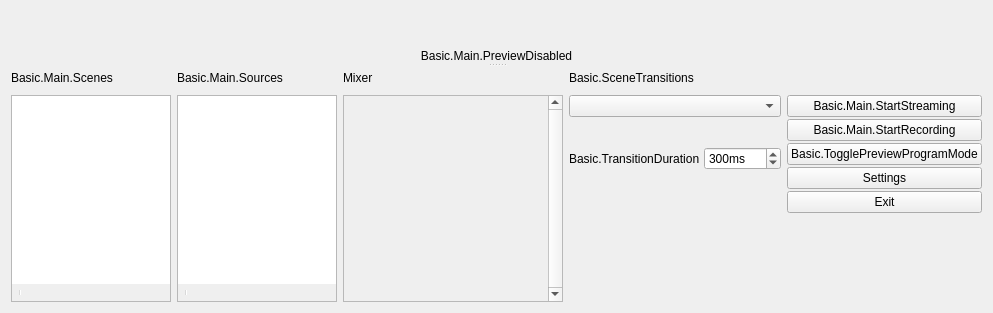
  <widget class="QWidget" name="centralwidget">
   <layout class="QHBoxLayout" name="horizontalLayout">
    <item>
     <widget class="QSplitter" name="mainSplitter">
      <property name="orientation">
       <enum>Qt::Vertical</enum>
      </property>
      <property name="childrenCollapsible">
       <bool>false</bool>
      </property>
      <widget class="QWidget" name="verticalLayoutWidget_7">
       <layout class="QVBoxLayout" name="verticalLayout_14">
        <item>
         <layout class="QHBoxLayout" name="previewLayout">
          <property name="spacing">
           <number>2</number>
          </property>
          <item>
           <layout class="QVBoxLayout" name="previewTextLayout">
            <property name="spacing">
             <number>4</number>
            </property>
            <item>
             <widget class="OBSBasicPreview" name="preview" native="true">
              <property name="sizePolicy">
               <sizepolicy hsizetype="Expanding" vsizetype="Expanding">
                <horstretch>0</horstretch>
                <verstretch>0</verstretch>
               </sizepolicy>
              </property>
              <property name="minimumSize">
               <size>
                <width>32</width>
                <height>32</height>
               </size>
              </property>
              <property name="focusPolicy">
               <enum>Qt::ClickFocus</enum>
              </property>
              <property name="contextMenuPolicy">
               <enum>Qt::CustomContextMenu</enum>
              </property>
             </widget>
            </item>
           </layout>
          </item>
         </layout>
        </item>
        <item>
         <widget class="QLabel" name="previewDisabledLabel">
          <property name="sizePolicy">
           <sizepolicy hsizetype="Expanding" vsizetype="Expanding">
            <horstretch>0</horstretch>
            <verstretch>0</verstretch>
           </sizepolicy>
          </property>
          <property name="contextMenuPolicy">
           <enum>Qt::CustomContextMenu</enum>
          </property>
          <property name="text">
           <string>Basic.Main.PreviewDisabled</string>
          </property>
          <property name="alignment">
           <set>Qt::AlignCenter</set>
          </property>
         </widget>
        </item>
       </layout>
      </widget>
      <widget class="QWidget" name="gridLayoutWidget_2">
       <layout class="QGridLayout" name="gridLayout_2">
        <item row="1" column="4">
         <layout class="QVBoxLayout" name="buttonsVLayout">
          <property name="spacing">
           <number>2</number>
          </property>
          <item>
           <widget class="QPushButton" name="streamButton">
            <property name="enabled">
             <bool>true</bool>
            </property>
            <property name="sizePolicy">
             <sizepolicy hsizetype="Preferred" vsizetype="Fixed">
              <horstretch>0</horstretch>
              <verstretch>0</verstretch>
             </sizepolicy>
            </property>
            <property name="text">
             <string>Basic.Main.StartStreaming</string>
            </property>
            <property name="checkable">
             <bool>false</bool>
            </property>
           </widget>
          </item>
          <item>
           <widget class="QPushButton" name="recordButton">
            <property name="enabled">
             <bool>true</bool>
            </property>
            <property name="sizePolicy">
             <sizepolicy hsizetype="Preferred" vsizetype="Fixed">
              <horstretch>0</horstretch>
              <verstretch>0</verstretch>
             </sizepolicy>
            </property>
            <property name="minimumSize">
             <size>
              <width>130</width>
              <height>0</height>
             </size>
            </property>
            <property name="text">
             <string>Basic.Main.StartRecording</string>
            </property>
           </widget>
          </item>
          <item>
           <widget class="QPushButton" name="modeSwitch">
            <property name="text">
             <string>Basic.TogglePreviewProgramMode</string>
            </property>
            <property name="checkable">
             <bool>true</bool>
            </property>
           </widget>
          </item>
          <item>
           <widget class="QPushButton" name="settingsButton">
            <property name="sizePolicy">
             <sizepolicy hsizetype="Preferred" vsizetype="Fixed">
              <horstretch>0</horstretch>
              <verstretch>0</verstretch>
             </sizepolicy>
            </property>
            <property name="text">
             <string>Settings</string>
            </property>
           </widget>
          </item>
          <item>
           <widget class="QPushButton" name="exitButton">
            <property name="sizePolicy">
             <sizepolicy hsizetype="Preferred" vsizetype="Fixed">
              <horstretch>0</horstretch>
              <verstretch>0</verstretch>
             </sizepolicy>
            </property>
            <property name="text">
             <string>Exit</string>
            </property>
           </widget>
          </item>
          <item>
           <spacer name="expVSpacer_2">
            <property name="orientation">
             <enum>Qt::Vertical</enum>
            </property>
            <property name="sizeHint" stdset="0">
             <size>
              <width>0</width>
              <height>0</height>
             </size>
            </property>
           </spacer>
          </item>
         </layout>
        </item>
        <item row="1" column="2">
         <widget class="VScrollArea" name="scrollArea">
          <property name="minimumSize">
           <size>
            <width>220</width>
            <height>0</height>
           </size>
          </property>
          <property name="frameShape">
           <enum>QFrame::StyledPanel</enum>
          </property>
          <property name="frameShadow">
           <enum>QFrame::Sunken</enum>
          </property>
          <property name="verticalScrollBarPolicy">
           <enum>Qt::ScrollBarAlwaysOn</enum>
          </property>
          <property name="horizontalScrollBarPolicy">
           <enum>Qt::ScrollBarAlwaysOff</enum>
          </property>
          <property name="widgetResizable">
           <bool>true</bool>
          </property>
          <widget class="QWidget" name="volumeWidgets">
           <property name="geometry">
            <rect>
             <x>0</x>
             <y>0</y>
             <width>201</width>
             <height>16</height>
            </rect>
           </property>
           <property name="sizePolicy">
            <sizepolicy hsizetype="Preferred" vsizetype="Maximum">
             <horstretch>0</horstretch>
             <verstretch>0</verstretch>
            </sizepolicy>
           </property>
           <layout class="QVBoxLayout" name="verticalLayout_18">
            <property name="spacing">
             <number>0</number>
            </property>
            <property name="leftMargin">
             <number>0</number>
            </property>
            <property name="topMargin">
             <number>0</number>
            </property>
            <property name="rightMargin">
             <number>0</number>
            </property>
            <property name="bottomMargin">
             <number>0</number>
            </property>
           </layout>
          </widget>
         </widget>
        </item>
        <item row="1" column="0">
         <layout class="QVBoxLayout" name="scenesVLayout">
          <property name="spacing">
           <number>0</number>
          </property>
          <item>
           <widget class="QFrame" name="scenesFrame">
            <property name="sizePolicy">
             <sizepolicy hsizetype="Expanding" vsizetype="Expanding">
              <horstretch>0</horstretch>
              <verstretch>0</verstretch>
             </sizepolicy>
            </property>
            <property name="minimumSize">
             <size>
              <width>160</width>
              <height>0</height>
             </size>
            </property>
            <property name="maximumSize">
             <size>
              <width>260</width>
              <height>16777215</height>
             </size>
            </property>
            <property name="frameShape">
             <enum>QFrame::StyledPanel</enum>
            </property>
            <property name="frameShadow">
             <enum>QFrame::Sunken</enum>
            </property>
            <layout class="QVBoxLayout" name="verticalLayout_11">
             <property name="spacing">
              <number>0</number>
             </property>
             <property name="leftMargin">
              <number>0</number>
             </property>
             <property name="topMargin">
              <number>0</number>
             </property>
             <property name="rightMargin">
              <number>0</number>
             </property>
             <property name="bottomMargin">
              <number>0</number>
             </property>
             <item>
              <widget class="QListWidget" name="scenes">
               <property name="sizePolicy">
                <sizepolicy hsizetype="Preferred" vsizetype="Expanding">
                 <horstretch>0</horstretch>
                 <verstretch>0</verstretch>
                </sizepolicy>
               </property>
               <property name="contextMenuPolicy">
                <enum>Qt::CustomContextMenu</enum>
               </property>
               <property name="frameShape">
                <enum>QFrame::NoFrame</enum>
               </property>
               <property name="frameShadow">
                <enum>QFrame::Plain</enum>
               </property>
               <property name="showDropIndicator" stdset="0">
                <bool>true</bool>
               </property>
               <property name="dragEnabled">
                <bool>true</bool>
               </property>
               <property name="dragDropMode">
                <enum>QAbstractItemView::InternalMove</enum>
               </property>
               <property name="defaultDropAction">
                <enum>Qt::TargetMoveAction</enum>
               </property>
               <addaction name="actionRemoveScene"/>
              </widget>
             </item>
             <item>
              <widget class="QToolBar" name="scenesToolbar">
               <property name="iconSize">
                <size>
                 <width>16</width>
                 <height>16</height>
                </size>
               </property>
               <property name="floatable">
                <bool>false</bool>
               </property>
               <addaction name="actionAddScene"/>
               <addaction name="actionRemoveScene"/>
               <addaction name="separator"/>
               <addaction name="actionSceneUp"/>
               <addaction name="actionSceneDown"/>
              </widget>
             </item>
             <item>
              <spacer name="scenesFixedSizeHSpacer">
               <property name="orientation">
                <enum>Qt::Horizontal</enum>
               </property>
               <property name="sizeType">
                <enum>QSizePolicy::Fixed</enum>
               </property>
               <property name="sizeHint" stdset="0">
                <size>
                 <width>150</width>
                 <height>0</height>
                </size>
               </property>
              </spacer>
             </item>
            </layout>
           </widget>
          </item>
         </layout>
        </item>
        <item row="0" column="1">
         <widget class="QLabel" name="sourcesLabel">
          <property name="text">
           <string>Basic.Main.Sources</string>
          </property>
         </widget>
        </item>
        <item row="0" column="2">
         <layout class="QHBoxLayout" name="mixadvHLayout">
          <property name="spacing">
           <number>2</number>
          </property>
          <item>
           <widget class="QLabel" name="mixerLabel">
            <property name="sizePolicy">
             <sizepolicy hsizetype="Maximum" vsizetype="Preferred">
              <horstretch>0</horstretch>
              <verstretch>0</verstretch>
             </sizepolicy>
            </property>
            <property name="text">
             <string>Mixer</string>
            </property>
           </widget>
          </item>
          <item>
           <widget class="QPushButton" name="advAudioProps">
            <property name="sizePolicy">
             <sizepolicy hsizetype="Maximum" vsizetype="Maximum">
              <horstretch>0</horstretch>
              <verstretch>0</verstretch>
             </sizepolicy>
            </property>
            <property name="maximumSize">
             <size>
              <width>22</width>
              <height>22</height>
             </size>
            </property>
            <property name="accessibleName">
             <string>Basic.AdvAudio</string>
            </property>
            <property name="text">
             <string notr="true"/>
            </property>
            <property name="icon">
             <iconset resource="obs.qrc">
              <normaloff>:/res/images/configuration21_16.png</normaloff>:/res/images/configuration21_16.png</iconset>
            </property>
            <property name="flat">
             <bool>true</bool>
            </property>
            <property name="themeID" stdset="0">
             <string notr="true">configIconSmall</string>
            </property>
           </widget>
          </item>
          <item>
           <spacer name="mixadvHSpacer_4">
            <property name="orientation">
             <enum>Qt::Horizontal</enum>
            </property>
            <property name="sizeHint" stdset="0">
             <size>
              <width>0</width>
              <height>0</height>
             </size>
            </property>
           </spacer>
          </item>
         </layout>
        </item>
        <item row="1" column="1">
         <layout class="QVBoxLayout" name="sourcesVLayout">
          <property name="spacing">
           <number>0</number>
          </property>
          <item>
           <widget class="QFrame" name="sourcesFrame">
            <property name="sizePolicy">
             <sizepolicy hsizetype="Expanding" vsizetype="Expanding">
              <horstretch>0</horstretch>
              <verstretch>0</verstretch>
             </sizepolicy>
            </property>
            <property name="minimumSize">
             <size>
              <width>160</width>
              <height>0</height>
             </size>
            </property>
            <property name="maximumSize">
             <size>
              <width>260</width>
              <height>16777215</height>
             </size>
            </property>
            <property name="frameShape">
             <enum>QFrame::StyledPanel</enum>
            </property>
            <property name="frameShadow">
             <enum>QFrame::Sunken</enum>
            </property>
            <layout class="QVBoxLayout" name="verticalLayout_16">
             <property name="spacing">
              <number>0</number>
             </property>
             <property name="leftMargin">
              <number>0</number>
             </property>
             <property name="topMargin">
              <number>0</number>
             </property>
             <property name="rightMargin">
              <number>0</number>
             </property>
             <property name="bottomMargin">
              <number>0</number>
             </property>
             <item>
              <widget class="SourceListWidget" name="sources">
               <property name="sizePolicy">
                <sizepolicy hsizetype="Preferred" vsizetype="Expanding">
                 <horstretch>0</horstretch>
                 <verstretch>0</verstretch>
                </sizepolicy>
               </property>
               <property name="contextMenuPolicy">
                <enum>Qt::CustomContextMenu</enum>
               </property>
               <property name="frameShape">
                <enum>QFrame::NoFrame</enum>
               </property>
               <property name="showDropIndicator" stdset="0">
                <bool>true</bool>
               </property>
               <property name="dragEnabled">
                <bool>true</bool>
               </property>
               <property name="dragDropMode">
                <enum>QAbstractItemView::InternalMove</enum>
               </property>
               <property name="defaultDropAction">
                <enum>Qt::TargetMoveAction</enum>
               </property>
               <property name="selectionMode">
                <enum>QAbstractItemView::ExtendedSelection</enum>
               </property>
               <addaction name="actionRemoveSource"/>
              </widget>
             </item>
             <item>
              <widget class="QToolBar" name="sourcesToolbar">
               <property name="iconSize">
                <size>
                 <width>16</width>
                 <height>16</height>
                </size>
               </property>
               <property name="floatable">
                <bool>false</bool>
               </property>
               <addaction name="actionAddSource"/>
               <addaction name="actionRemoveSource"/>
               <addaction name="actionSourceProperties"/>
               <addaction name="separator"/>
               <addaction name="actionSourceUp"/>
               <addaction name="actionSourceDown"/>
              </widget>
             </item>
             <item>
              <spacer name="sourcesFixedSizeHSpacer">
               <property name="orientation">
                <enum>Qt::Horizontal</enum>
               </property>
               <property name="sizeType">
                <enum>QSizePolicy::Fixed</enum>
               </property>
               <property name="sizeHint" stdset="0">
                <size>
                 <width>150</width>
                 <height>0</height>
                </size>
               </property>
              </spacer>
             </item>
            </layout>
           </widget>
          </item>
         </layout>
        </item>
        <item row="0" column="0">
         <widget class="QLabel" name="scenesLabel">
          <property name="text">
           <string>Basic.Main.Scenes</string>
          </property>
         </widget>
        </item>
        <item row="1" column="3">
         <layout class="QVBoxLayout" name="verticalLayout">
          <property name="spacing">
           <number>4</number>
          </property>
          <item>
           <widget class="QComboBox" name="transitions">
            <property name="minimumSize">
             <size>
              <width>120</width>
              <height>0</height>
             </size>
            </property>
           </widget>
          </item>
          <item>
           <layout class="QHBoxLayout" name="horizontalLayout_4">
            <property name="spacing">
             <number>2</number>
            </property>
            <item>
             <spacer name="horizontalSpacer">
              <property name="orientation">
               <enum>Qt::Horizontal</enum>
              </property>
              <property name="sizeHint" stdset="0">
               <size>
                <width>40</width>
                <height>20</height>
               </size>
              </property>
             </spacer>
            </item>
            <item>
             <widget class="QPushButton" name="transitionAdd">
              <property name="sizePolicy">
               <sizepolicy hsizetype="Maximum" vsizetype="Maximum">
                <horstretch>0</horstretch>
                <verstretch>0</verstretch>
               </sizepolicy>
              </property>
              <property name="maximumSize">
               <size>
                <width>22</width>
                <height>22</height>
               </size>
              </property>
              <property name="toolTip">
               <string>Basic.AddTransition</string>
              </property>
              <property name="accessibleName">
               <string>Basic.AddTransition</string>
              </property>
              <property name="text">
               <string notr="true"/>
              </property>
              <property name="icon">
               <iconset resource="obs.qrc">
                <normaloff>:/res/images/add.png</normaloff>:/res/images/add.png</iconset>
              </property>
              <property name="flat">
               <bool>true</bool>
              </property>
              <property name="themeID" stdset="0">
               <string notr="true">addIconSmall</string>
              </property>
             </widget>
            </item>
            <item>
             <widget class="QPushButton" name="transitionRemove">
              <property name="sizePolicy">
               <sizepolicy hsizetype="Maximum" vsizetype="Maximum">
                <horstretch>0</horstretch>
                <verstretch>0</verstretch>
               </sizepolicy>
              </property>
              <property name="maximumSize">
               <size>
                <width>22</width>
                <height>22</height>
               </size>
              </property>
              <property name="toolTip">
               <string>Basic.RemoveTransition</string>
              </property>
              <property name="accessibleName">
               <string>Basic.RemoveTransition</string>
              </property>
              <property name="text">
               <string notr="true"/>
              </property>
              <property name="icon">
               <iconset resource="obs.qrc">
                <normaloff>:/res/images/list_remove.png</normaloff>:/res/images/list_remove.png</iconset>
              </property>
              <property name="flat">
               <bool>true</bool>
              </property>
              <property name="themeID" stdset="0">
               <string notr="true">removeIconSmall</string>
              </property>
             </widget>
            </item>
            <item>
             <widget class="QPushButton" name="transitionProps">
              <property name="sizePolicy">
               <sizepolicy hsizetype="Maximum" vsizetype="Maximum">
                <horstretch>0</horstretch>
                <verstretch>0</verstretch>
               </sizepolicy>
              </property>
              <property name="maximumSize">
               <size>
                <width>22</width>
                <height>22</height>
               </size>
              </property>
              <property name="toolTip">
               <string>Basic.TransitionProperties</string>
              </property>
              <property name="accessibleName">
               <string>Basic.TransitionProperties</string>
              </property>
              <property name="text">
               <string notr="true"/>
              </property>
              <property name="icon">
               <iconset resource="obs.qrc">
                <normaloff>:/res/images/configuration21_16.png</normaloff>:/res/images/configuration21_16.png</iconset>
              </property>
              <property name="flat">
               <bool>true</bool>
              </property>
              <property name="themeID" stdset="0">
               <string notr="true">configIconSmall</string>
              </property>
             </widget>
            </item>
           </layout>
          </item>
          <item>
           <layout class="QHBoxLayout" name="horizontalLayout_3">
            <property name="spacing">
             <number>4</number>
            </property>
            <item>
             <widget class="QLabel" name="transitionDurationLabel">
              <property name="sizePolicy">
               <sizepolicy hsizetype="Maximum" vsizetype="Preferred">
                <horstretch>0</horstretch>
                <verstretch>0</verstretch>
               </sizepolicy>
              </property>
              <property name="text">
               <string>Basic.TransitionDuration</string>
              </property>
              <property name="buddy">
               <cstring>transitionDuration</cstring>
              </property>
             </widget>
            </item>
            <item>
             <widget class="QSpinBox" name="transitionDuration">
              <property name="suffix">
               <string>ms</string>
              </property>
              <property name="minimum">
               <number>2</number>
              </property>
              <property name="maximum">
               <number>10000</number>
              </property>
              <property name="singleStep">
               <number>50</number>
              </property>
              <property name="value">
               <number>300</number>
              </property>
             </widget>
            </item>
           </layout>
          </item>
          <item>
           <spacer name="verticalSpacer">
            <property name="orientation">
             <enum>Qt::Vertical</enum>
            </property>
            <property name="sizeHint" stdset="0">
             <size>
              <width>20</width>
              <height>40</height>
             </size>
            </property>
           </spacer>
          </item>
         </layout>
        </item>
        <item row="0" column="3">
         <widget class="QLabel" name="label_2">
          <property name="text">
           <string>Basic.SceneTransitions</string>
          </property>
         </widget>
        </item>
       </layout>
      </widget>
     </widget>
    </item>
   </layout>
  </widget>
